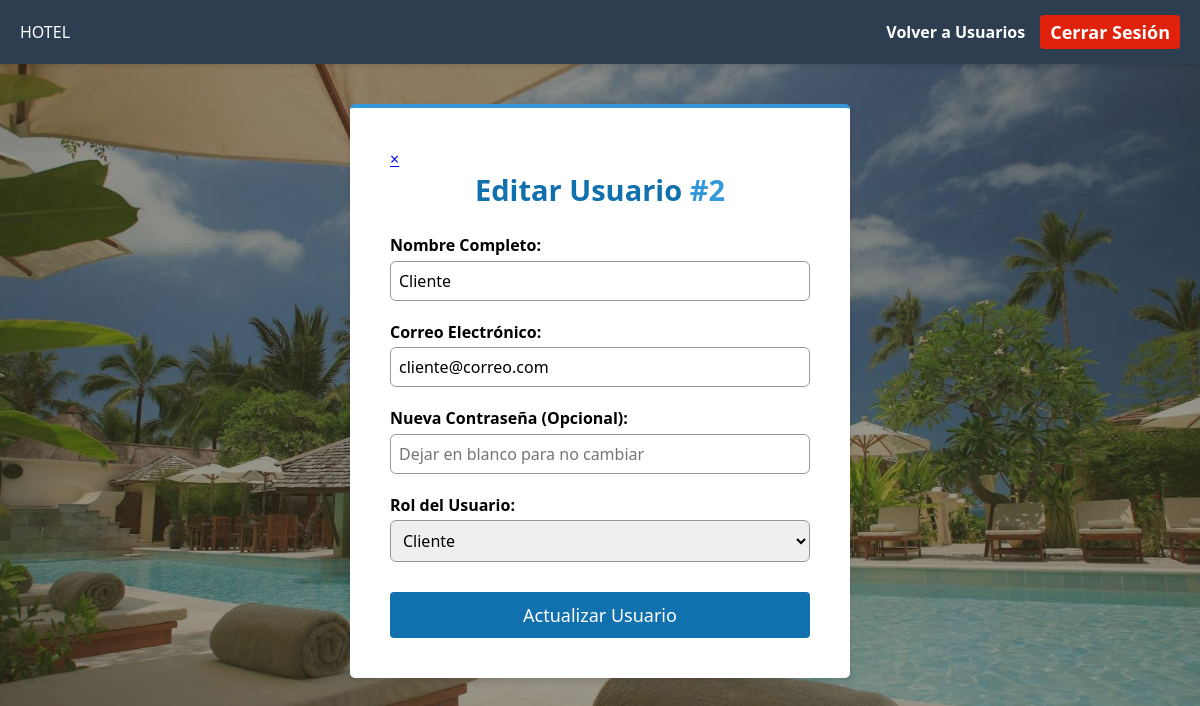
The app's page /views/usuarios/editar_usuario.php?id=2 (signed in) with its own data.
### tables this page shows
CREATE TABLE usuarios (
    id_usuario INT AUTO_INCREMENT PRIMARY KEY,
    nombre_completo VARCHAR(100) NOT NULL,
    correo VARCHAR(100) NOT NULL UNIQUE,
    password VARCHAR(255) NOT NULL,  
    id_rol INT NOT NULL,
    verificado TINYINT(1) DEFAULT 0,
    token_verificacion VARCHAR(255) DEFAULT NULL,
    token_recuperacion VARCHAR(255) DEFAULT NULL,
    expiracion_token_recuperacion DATETIME DEFAULT NULL,
    FOREIGN KEY (id_rol) REFERENCES roles(id_rol)
);

CREATE TABLE roles (
    id_rol INT AUTO_INCREMENT PRIMARY KEY,
    nombre_rol VARCHAR(50) NOT NULL
);

### views/usuarios/editar_usuario.php (the view, shortened to what this page needs)
<?php
$id_editar = intval($_GET['id']);
$database = new Conexion();
$db = $database->obtenerConexion();
$stmt = $db->prepare("SELECT * FROM usuarios WHERE id_usuario = :id");
$stmt->bindParam(':id', $id_editar);
$stmt->execute();
$usuario = $stmt->fetch(PDO::FETCH_ASSOC);
$stmtRoles = $db->query("SELECT * FROM roles");
$roles = $stmtRoles->fetchAll(PDO::FETCH_ASSOC);
?>
<!DOCTYPE html>
<html lang="es">
<head>
    <link rel="stylesheet" href="../../css/login.css">
</head>
<body>
    <nav class="navbar">
        <div class="logo">HOTEL</div>
        <div class="nav-links">
            <a href="../usuarios/usuarios.php">Volver a Usuarios</a>
            <a href="../../php/auth/logout.php" class="btn btn-danger" style="padding: 5px 10px;">Cerrar Sesión</a>
        </div>
    </nav>
    <div class="login-container" style="max-width: 500px; margin-top: 40px; border-top: 4px solid #3498db;">
        <a href="usuarios.php" class="btn-close-card" title="Cancelar">&times;</a>
        <h2 style="margin-bottom: 25px;">Editar Usuario <span style="color:#3498db;">#<?php echo $usuario['id_usuario']; ?></span></h2>
        <form action="../../php/usuarios/actualizar_usuario.php" method="POST">
            <div class="form-group">
                <label for="nombre">Nombre Completo:</label>
                <input type="text" id="nombre" name="nombre_completo" value="<?php echo htmlspecialchars($usuario['nombre_completo']); ?>" required>
            </div>
            <div class="form-group">
                <label for="correo">Correo Electrónico:</label>
                <input type="email" id="correo" name="correo" value="<?php echo htmlspecialchars($usuario['correo']); ?>" required>
            </div>
            <div class="form-group">
                <label for="password">Nueva Contraseña (Opcional):</label>
                <input type="text" id="password" name="password" placeholder="Dejar en blanco para no cambiar">
            </div>
            <div class="form-group">
                <label for="rol">Rol del Usuario:</label>
                <select id="rol" name="id_rol" required>
                    <?php foreach($roles as $rol): ?>
                        <option value="<?php echo $rol['id_rol']; ?>" <?php echo ($rol['id_rol'] == $usuario['id_rol']) ? 'selected' : ''; ?>>
                            <?php echo $rol['nombre_rol']; ?>
                        </option>
                    <?php endforeach; ?>
                </select>
            </div>
            <button type="submit" class="btn btn-primary" style="width: 100%; margin-top: 10px;">Actualizar Usuario</button>
        </form>
    </div>
</body>
</html>

### css/login.css (style rules this page uses)
* { margin: 0; padding: 0; box-sizing: border-box; font-family: 'Segoe UI', Tahoma, Geneva, Verdana, sans-serif; }
body { display: flex; flex-direction: column; min-height: 100vh; }
.navbar { background: #2c3e50; color: #fff; padding: 15px 20px; display: flex; justify-content: space-between; align-items: center; box-shadow: 0 2px 4px rgba(0,0,0,0.1); }
.navbar .nav-links { display: flex; gap: 15px; align-items: center; }
.navbar a { color: #fff; text-decoration: none; font-weight: 600; }
.btn { display: inline-block; padding: 11px 15px; border: none; border-radius: 4px; cursor: pointer; font-size: 18px; text-align: center; text-decoration: none; transition: background 0.3s; }
.btn-primary { background: #1170ae; color: #fff !important; }
.btn-danger { background: #e0210c; color: #fff !important; }
body { margin: 0; padding: 0; min-height: 100vh; background-image: url("../img/fondo.jpg"); background-size: cover; background-position: center; background-repeat: no-repeat; position: relative; }
body::before { content: ""; position: fixed; inset: 1; background: #00000066; z-index: -1; }
.login-container { position: relative; width: 100%; max-width: 420px; margin: 120px auto; background: #fff; padding: 40px; border-radius: 5px; box-shadow: 0 4px 6px #0000001a; }
.login-container h2 { text-align: center; margin-bottom: 30px; color: #1170ae; font-size: 29px; }
.form-group { margin-bottom: 20px; }
.form-group label { display: block; margin-bottom: 4.5px; font-weight: 600; }
.form-group input, .form-group select { width: 100%; padding: 8px; border: 0.8px solid #999; border-radius: 6px; font-size: 16px; }

### records on screen
usuarios: id_usuario "2", nombre_completo "Cliente", correo "cliente@correo.com", id_rol "Cliente"
